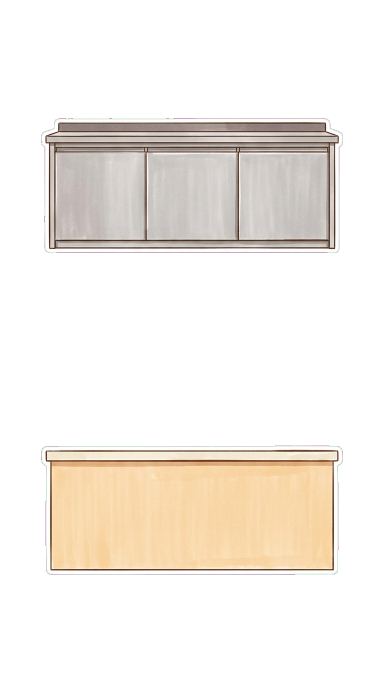
#> input picture art/raw/sheets/furni-cut.png, 768 x 1376 px (shown at 1/2 size)
$ python -i ob_sheet.py   (imports and definitions only)
#> lines starting #> are read from the running program, lines starting #| are printed output that depends on the picture; after the words box and inside, x2 and y2 are one past the last pixel; in counts of white or black regions, pixels touching at a corner belong together
#> further down, picture is the input picture: PIL image 768x1376 RGBA; mean R, G, B, A 242.2, 74.3, 229.3, 74.8

# SCENE GRAPH buoc 1b: GEN OBJECT THAT (khong cat tu tranh cu nua).
# Ca bo do gen trong MOT ban ve -> chung goc nhin, chung huong sang, chung net.
# Roi tach tung mon bang connected-component tren alpha -> public/art/ob/<name>.webp
# Chay: C:\Python314\python.exe scripts/ob_sheet.py <sheet> [<sheet> ...]
import os, sys, json, time, urllib.request
from PIL import Image, ImageFilter
import numpy as np
R = r"F:\AntiGravity\Games\quan-bun"
API = "http://127.0.0.1:8100"; PID = "c20ed4c0-2339-430b-9c60-e16ed525a0e9"
# [2 lines not run here, left out]
ST  = os.path.join(R, "_sheet_status.json")

# Goc nhin + net ve: PHAI giong het nhau o moi ban ve thi rap moi khop
VIEW = ("EVERY object is drawn completely FLAT and STRAIGHT ON, like a cut-paper prop for a 2D side-view game: "
        "a pure front elevation, NO perspective, NO vanishing point, no three-quarter view, no receding side, "
        "no visible top surface, nothing turned at an angle. Imagine each object pressed flat against the page "
        "like a paper cut-out or a sticker. Light comes from the upper left, soft, no cast shadow. "
        "Ink line art with warm marker and watercolour wash, brown ink outline, flat even colours, no heavy shading. ")
BG = ("Never write anything: no numbers, no labels, no captions, no letters. "
      "The background is a flat solid MAGENTA #FF00FF and nothing else: no floor, no wall, no table, no shadow "
      "on the magenta, no frame, no text, no labels, no numbers, no people, no hands. "
      "Every object floats separately with clear magenta space all around it, nothing touching or overlapping.")

SHEETS = {
 # ten sheet: (aspect, so cot, danh sach (ten object, mo ta))
 "kit": ("IMAGE_ASPECT_RATIO_SQUARE", 3, [
   ("pot-blanch", "a tall wide aluminium stock pot with two side handles, seen from the front, the water surface showing as a simple flat oval at the top"),
   ("sink", "a stainless steel sink unit seen from the front: a plain metal cabinet with a square basin in its top, the basin shown as a simple flat rectangle, and a tall curved chrome tap behind it"),
   ("stove", "a black gas stove seen from the front: a flat black panel with four round cast-iron burner grates shown as plain circles in a row, and four control knobs below them"),
   ("trash", "a round brushed metal kitchen bin with a mesh rim, seen from the front, its opening shown as a simple flat ellipse"),
   ("bowl-stack", "a neat stack of eight plain white ceramic noodle bowls seen from the front, straight on"),
   ("noodle-tray", "a rectangular stainless steel tray holding a coil of fresh white rice noodles, seen from the front, the tray shown as a plain rectangle"),
 ]),
 "furni": ("IMAGE_ASPECT_RATIO_PORTRAIT", 1, [
   ("counter-back", "a long low stainless steel counter seen dead straight on as a plain wide rectangle: three plain metal cabinet doors in a row and a thin darker strip along the top edge, nothing else"),
   ("counter-front", "a long low counter seen dead straight on as a plain wide rectangle: a plain pale wooden front panel with a thin cream stone strip along the top edge, nothing else"),
 ]),
 "tops": ("IMAGE_ASPECT_RATIO_PORTRAIT", 1, [
   ("prep-top", "a wide empty pale cream stone table top seen from DIRECTLY ABOVE, drawn as one plain flat rectangle running left to right, no legs, no front panel, no thickness, nothing on it"),
   ("prep-top-wood", "a wide empty dark polished teak table top seen from DIRECTLY ABOVE, drawn as one plain flat rectangle running left to right, no legs, no front panel, no thickness, nothing on it"),
 ]),
 "trays": ("IMAGE_ASPECT_RATIO_SQUARE", 2, [
   ("noodle-tray", "a shallow rectangular stainless steel tray seen from the front, holding a neat coil of fresh white rice noodles"),
   ("basket-noodle", "a small round wire noodle blanching basket with a long straight handle, seen from the front, holding a nest of white noodles"),
   ("basket", "an empty small round wire noodle blanching basket with a long straight handle, seen from the front"),
   ("tray-empty", "an empty shallow rectangular stainless steel tray seen from the front, nothing in it"),
 ]),
 "tray1": ("IMAGE_ASPECT_RATIO_SQUARE", 1, [
   ("noodle-tray", "one shallow rectangular stainless steel tray seen from the front, holding a neat coil of fresh white rice noodles, drawn large in the middle of the picture"),
 ]),
 "kit2": ("IMAGE_ASPECT_RATIO_SQUARE", 2, [
   ("pot-blanch", "a TALL narrow aluminium stock pot, clearly taller than it is wide, with two small side handles, seen from the front, the water surface showing as a simple flat oval at the top"),
   ("noodle-tray", "a shallow rectangular stainless steel tray seen from the front, a little wider than tall, holding a neat coil of fresh white rice noodles"),
 ]),
 "furni-wood": ("IMAGE_ASPECT_RATIO_PORTRAIT", 1, [
   ("counter-back-wood", "a long low dark teak counter seen dead straight on as a plain wide rectangle: three carved wooden cabinet doors in a row and a thin darker strip along the top edge, nothing else"),
   ("counter-front-wood", "a long low dark teak counter seen dead straight on as a plain wide rectangle: a plain dark wooden front panel with a thin polished strip along the top edge, nothing else"),
 ]),
}

def post(p, b, t=600):
    r = urllib.request.Request(API + p, data=json.dumps(b).encode(), headers={"Content-Type": "application/json"})
    with urllib.request.urlopen(r, timeout=t) as x: return json.loads(x.read().decode())
# [14 lines left out: functions retry, prompt_for, not called in this run]

def cut_magenta(im):
    a = np.asarray(im.convert("RGB")).astype(np.int16)
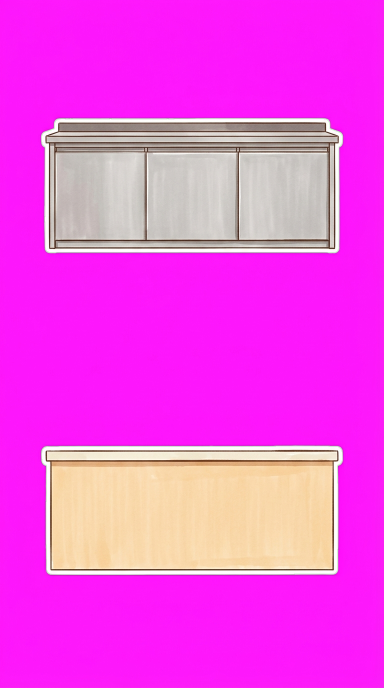
#> a: shape (1376, 768, 3) int16 (shown at 1/2 size); mean R, G, B 242.2, 74.3, 229.3
    r, g, b = a[..., 0], a[..., 1], a[..., 2]
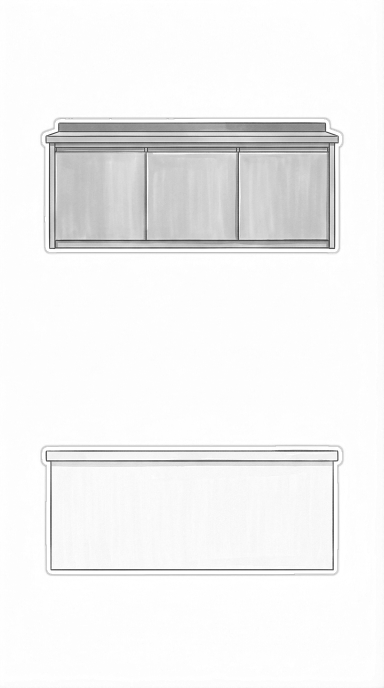
#> r: shape (1376, 768) int16 (shown at 1/2 size); min 45, max 255, mean 242.2
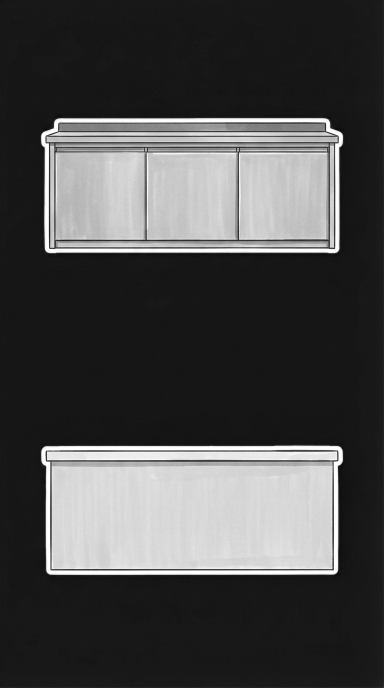
#> g: shape (1376, 768) int16 (shown at 1/2 size); min 10, max 255, mean 74.3
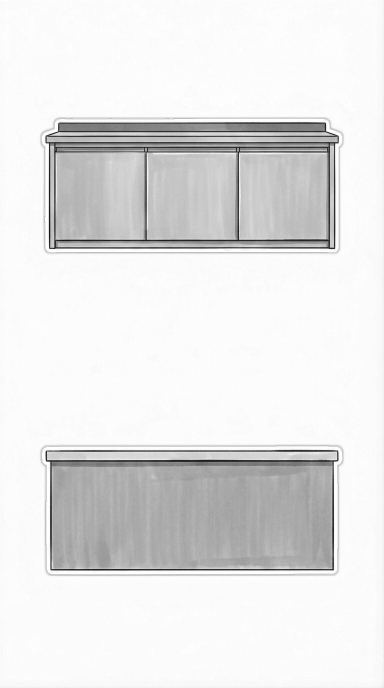
#> b: shape (1376, 768) int16 (shown at 1/2 size); min 0, max 255, mean 229.3
    mag = (r > 105) & (b > 105) & (g < 115) & (abs(r - b) < 95)
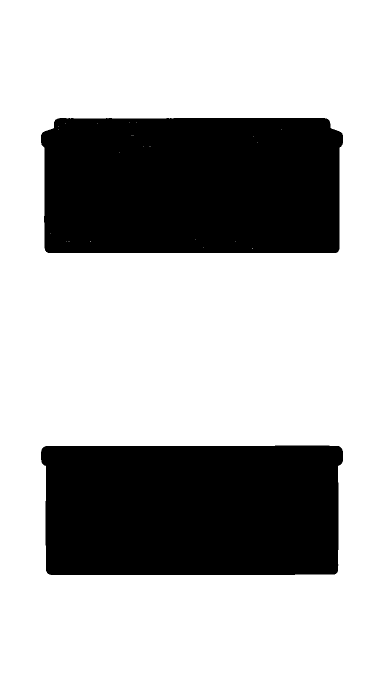
#> mag: shape (1376, 768) bool (shown at 1/2 size); 70.7% white; 2 black regions, box (x1, y1, x2, y2) and area: (82, 236, 686, 506) 158478, (82, 891, 686, 1150) 151537
    m = Image.fromarray(np.where(mag, 0, 255).astype(np.uint8), "L")
    m = m.filter(ImageFilter.MinFilter(3)).filter(ImageFilter.MaxFilter(3))
#> m: PIL image 768x1376 L; 29.3% white; 2 white regions, box (x1, y1, x2, y2) and area: (82, 236, 686, 506) 158468, (82, 891, 686, 1150) 151535
    m = m.filter(ImageFilter.GaussianBlur(1.0)).point(lambda v: 0 if v < 128 else 255)
#> m: PIL image 768x1376 L; 29.3% white; 2 white regions, box (x1, y1, x2, y2) and area: (82, 236, 686, 506) 158496, (82, 891, 686, 1150) 151535
    out = im.convert("RGBA"); out.putalpha(m)
    arr = np.asarray(out).astype(np.int16)
    edge = (np.asarray(m) > 0) & (np.asarray(m.filter(ImageFilter.MinFilter(5))) == 0)
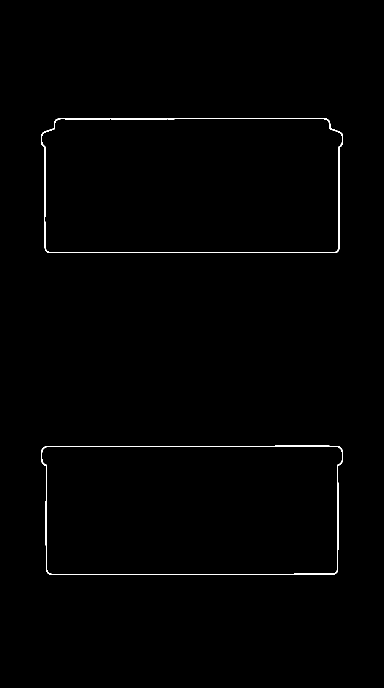
#> edge: shape (1376, 768) bool (shown at 1/2 size); 0.66% white in thin lines or dots, all inside (x1, y1, x2, y2) = (82, 236, 686, 1150)
    arr[..., 0] = np.where(edge, np.clip(arr[..., 0] - 45, 0, 255), arr[..., 0])
    arr[..., 2] = np.where(edge, np.clip(arr[..., 2] - 45, 0, 255), arr[..., 2])
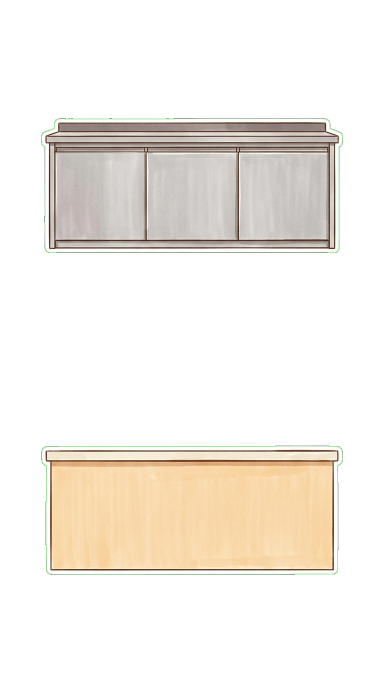
#> arr: shape (1376, 768, 4) int16 (shown at 1/2 size); mean R, G, B, A 241.9, 74.3, 229, 74.8; transparent parts drawn white
    return Image.fromarray(arr.astype(np.uint8), "RGBA")

# [30 lines left out: functions split, one, not called in this run]

# [10 lines not run here, left out]

>>> from PIL import Image
>>> picture = Image.open('../art/raw/sheets/furni-cut.png')
>>> result = cut_magenta(picture)

$ run again, on art/raw/sheets/tops-cut.png
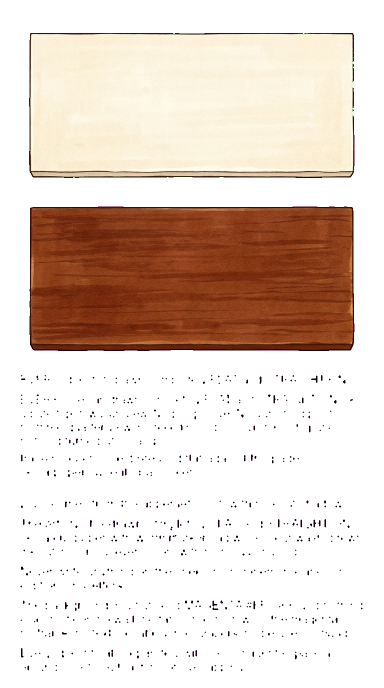
#> input picture art/raw/sheets/tops-cut.png, 768 x 1376 px (shown at 1/2 size)
#> picture is the input picture: PIL image 768x1376 RGBA; mean R, G, B, A 214.9, 55.3, 187.1, 92
#> in cut_magenta, `mag = (r > 105) & (b > 105) & (g < 115) & (abs(r - b) < 95)`:
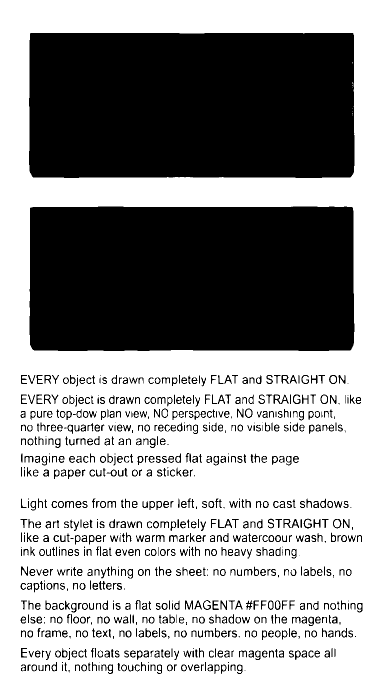
#> mag: shape (1376, 768) bool (shown at 1/2 size); 59.7% white; 836 black regions (85 under 20 px), largest, box (x1, y1, x2, y2) and area: (58, 66, 709, 356) 187537, (59, 413, 709, 702) 186038, (547, 789, 577, 808) 219
#> edge: shape (1376, 768) bool; 1.4% white in thin lines or dots, all inside (x1, y1, x2, y2) = (41, 66, 725, 1343)
#> in cut_magenta, `arr[..., 2] = np.where(edge, np.clip(arr[..., 2] - 45, 0, 255), arr[....`:
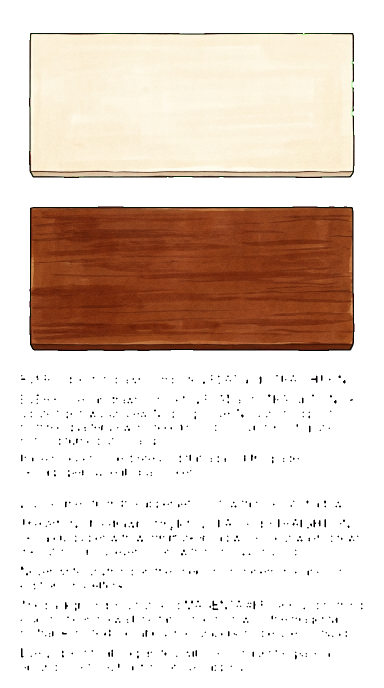
#> arr: shape (1376, 768, 4) int16 (shown at 1/2 size); mean R, G, B, A 214.5, 55.3, 186.9, 92; transparent parts drawn white

$ run again, on art/raw/sheets/tray1-cut.png
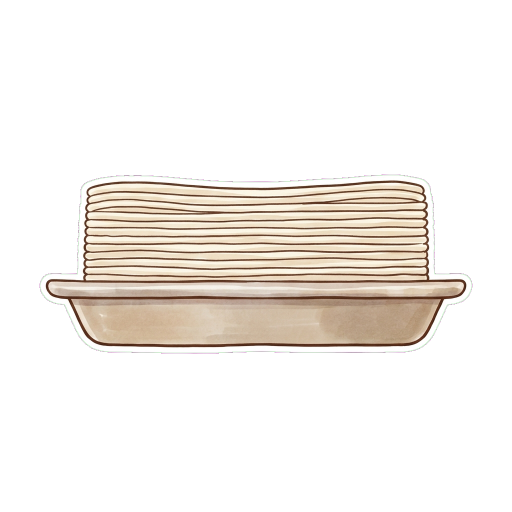
#> input picture art/raw/sheets/tray1-cut.png, 1024 x 1024 px (shown at 1/2 size)
#> picture is the input picture: PIL image 1024x1024 RGBA; mean R, G, B, A 239.6, 62, 220.5, 62.6
#> in cut_magenta, `mag = (r > 105) & (b > 105) & (g < 115) & (abs(r - b) < 95)`:
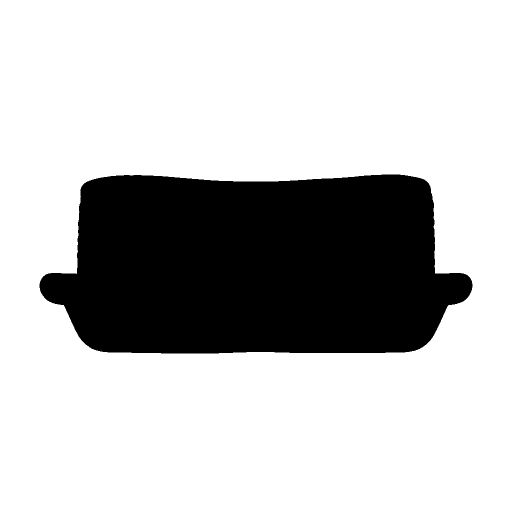
#> mag: shape (1024, 1024) bool (shown at 1/2 size); 75.5% white; 1 black region, box (x1, y1, x2, y2) and area: (79, 349, 945, 707) 257352
#> edge: shape (1024, 1024) bool; 0.48% white in thin lines or dots, all inside (x1, y1, x2, y2) = (79, 349, 945, 707)
#> in cut_magenta, `arr[..., 2] = np.where(edge, np.clip(arr[..., 2] - 45, 0, 255), arr[....`:
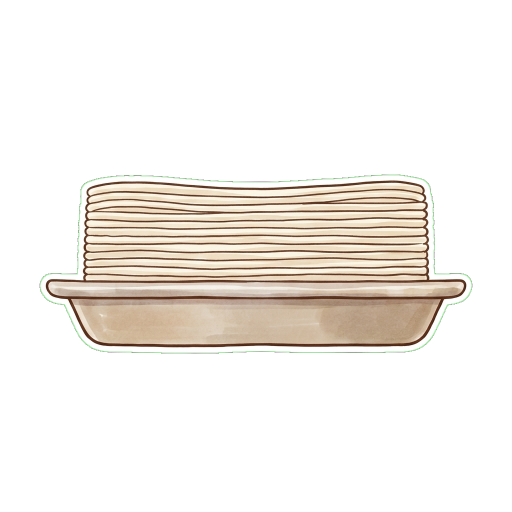
#> arr: shape (1024, 1024, 4) int16 (shown at 1/2 size); mean R, G, B, A 239.4, 62, 220.2, 62.6; transparent parts drawn white
